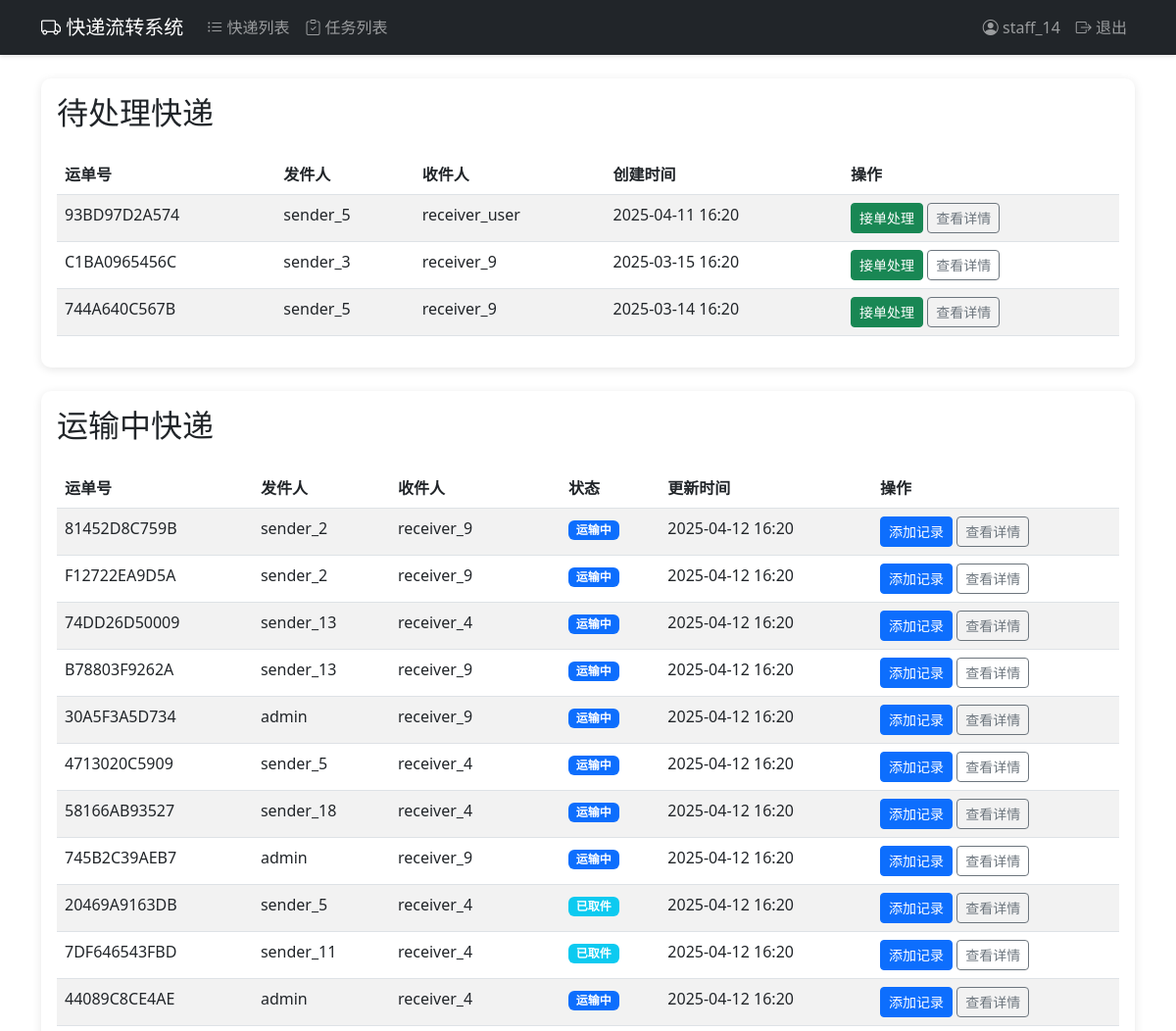
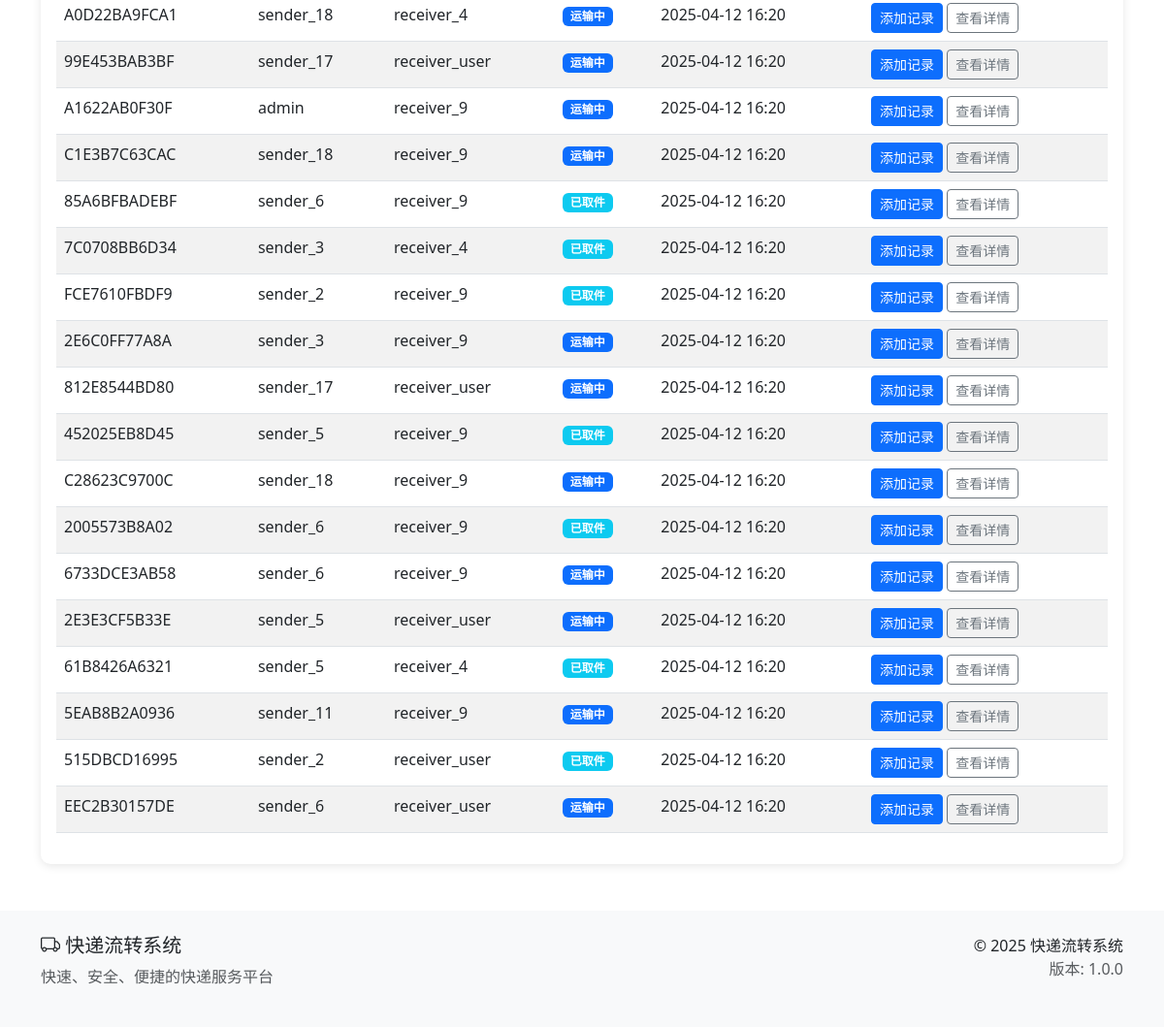
/logistics/tasks/ (signed in), run on the app's committed database (2 pictures, top to bottom).
### users/models.py (models this page shows, shortened)
class User(AbstractUser):
    USER_TYPE_CHOICES = (
        ('sender', '发件人'),
        ('receiver', '收件人'),
        ('staff', '物流人员'),
        ('admin', '管理员'),
    )
    user_type = models.CharField(max_length=10, choices=USER_TYPE_CHOICES, default='sender', verbose_name='用户类型')
    phone = models.CharField(max_length=15, blank=True, verbose_name='电话号码')
    address = models.TextField(blank=True, verbose_name='地址')
    class Meta:
        verbose_name = '用户'
        verbose_name_plural = '用户'
        ordering = ['-date_joined']

### shipments/models.py (models this page shows, shortened)
class Shipment(models.Model):
    STATUS_CHOICES = (
        ('pending', '待处理'),
        ('picked_up', '已取件'),
        ('in_transit', '运输中'),
        ('delivered', '已送达'),
        ('completed', '已完成'),
    )
    tracking_number = models.CharField(max_length=20, unique=True, verbose_name='运单号')
    sender = models.ForeignKey(
        settings.AUTH_USER_MODEL,
        on_delete=models.CASCADE,
        related_name='sent_shipments',
        verbose_name='发件人'
    )
    receiver = models.ForeignKey(
        settings.AUTH_USER_MODEL,
        on_delete=models.CASCADE,
        related_name='received_shipments',
        verbose_name='收件人'
    )
    status = models.CharField(max_length=20, choices=STATUS_CHOICES, default='pending', verbose_name='状态')
    weight = models.DecimalField(max_digits=5, decimal_places=2, verbose_name='重量(kg)')
    description = models.TextField(verbose_name='包裹描述')
    pickup_address = models.TextField(verbose_name='取件地址')
    delivery_address = models.TextField(verbose_name='送达地址')
    created_at = models.DateTimeField(auto_now_add=True, verbose_name='创建时间')
    updated_at = models.DateTimeField(auto_now=True, verbose_name='更新时间')
    estimated_delivery = models.DateTimeField(null=True, blank=True, verbose_name='预计送达时间')
    class Meta:
        verbose_name = '快递单'
        verbose_name_plural = '快递单'
        ordering = ['-created_at']
        indexes = [
            models.Index(fields=['tracking_number']),
            models.Index(fields=['status']),
            models.Index(fields=['created_at']),
        ]

### logistics/views.py (the view)
# urls.py: path('tasks/', views.task_list, name='task_list'),
@login_required
def task_list(request):
    if request.user.user_type != 'staff':
        messages.error(request, '只有物流人员才能查看任务列表！')
        return redirect('shipments:home')
    pending_shipments = Shipment.objects.filter(status='pending')
    in_transit_shipments = Shipment.objects.filter(status__in=['picked_up', 'in_transit'])
    context = {
        'pending_shipments': pending_shipments,
        'in_transit_shipments': in_transit_shipments
    }
    return render(request, 'logistics/task_list.html', context)

### templates/logistics/task_list.html (shortened to what this page needs)
{% extends 'base.html' %}
{% block content %}
<div class="row">
    <div class="col-md-12">
        <div class="card mb-4">
            <div class="card-body">
                <h2 class="card-title mb-4">待处理快递</h2>
                {% if pending_shipments %}
                    <div class="table-responsive">
                        <table class="table table-striped">
                            <thead>
                                <tr>
                                    <th>运单号</th>
                                    <th>发件人</th>
                                    <th>收件人</th>
                                    <th>创建时间</th>
                                    <th>操作</th>
                                </tr>
                            </thead>
                            <tbody>
                                {% for shipment in pending_shipments %}
                                    <tr>
                                        <td>{{ shipment.tracking_number }}</td>
                                        <td>{{ shipment.sender.username }}</td>
                                        <td>{{ shipment.receiver.username }}</td>
                                        <td>{{ shipment.created_at|date:"Y-m-d H:i" }}</td>
                                        <td>
                                            <a href="{% url 'logistics:create_record' shipment.tracking_number %}" class="btn btn-sm btn-success">接单处理</a>
                                            <a href="{% url 'shipments:shipment_detail' shipment.tracking_number %}" class="btn btn-sm btn-outline-secondary">查看详情</a>
                                        </td>
                                    </tr>
                                {% endfor %}
                            </tbody>
                        </table>
                    </div>
                {% else %}
                    <div class="alert alert-info">
                        暂无待处理快递
                    </div>
                {% endif %}
            </div>
        </div>
    </div>
</div>
<div class="row">
    <div class="col-md-12">
        <div class="card">
            <div class="card-body">
                <h2 class="card-title mb-4">运输中快递</h2>
                {% if in_transit_shipments %}
                    <div class="table-responsive">
                        <table class="table table-striped">
                            <thead>
                                <tr>
                                    <th>运单号</th>
                                    <th>发件人</th>
                                    <th>收件人</th>
                                    <th>状态</th>
                                    <th>更新时间</th>
                                    <th>操作</th>
                                </tr>
                            </thead>
                            <tbody>
                                {% for shipment in in_transit_shipments %}
                                    <tr>
                                        <td>{{ shipment.tracking_number }}</td>
                                        <td>{{ shipment.sender.username }}</td>
                                        <td>{{ shipment.receiver.username }}</td>
                                        <td>
                                            {% if shipment.status == 'picked_up' %}
                                                <span class="badge bg-info">已取件</span>
                                            {% elif shipment.status == 'in_transit' %}
                                                <span class="badge bg-primary">运输中</span>
                                            {% endif %}
                                        </td>
                                        <td>{{ shipment.updated_at|date:"Y-m-d H:i" }}</td>
                                        <td>
                                            <a href="{% url 'logistics:create_record' shipment.tracking_number %}" class="btn btn-sm btn-primary">添加记录</a>
                                            <a href="{% url 'shipments:shipment_detail' shipment.tracking_number %}" class="btn btn-sm btn-outline-secondary">查看详情</a>
                                        </td>
                                    </tr>
                                {% endfor %}
                            </tbody>
                        </table>
                    </div>
                {% else %}
                    <div class="alert alert-info">
                        暂无运输中快递
                    </div>
                {% endif %}
            </div>
        </div>
    </div>
</div>
{% endblock %}

### templates/base.html (shortened to what this page needs)
<!DOCTYPE html>
{% load static %}
<html lang="zh">
<head>
    <link href="https://cdn.jsdelivr.net/npm/bootstrap@5.3.0/dist/css/bootstrap.min.css" rel="stylesheet">
    <link href="https://cdn.jsdelivr.net/npm/bootstrap-icons@1.11.0/font/bootstrap-icons.css" rel="stylesheet">
    <link href="{% static 'css/style.css' %}" rel="stylesheet">
</head>
<body>
    <nav class="navbar navbar-expand-lg navbar-dark bg-dark">
        <div class="container">
            <a class="navbar-brand" href="{% url 'shipments:home' %}">
                <i class="bi bi-truck"></i> 快递流转系统
            </a>
            <div class="collapse navbar-collapse" id="navbarNav">
                <ul class="navbar-nav me-auto">
                    <li class="nav-item">
                        <a class="nav-link" href="{% url 'shipments:shipment_list' %}">
                            <i class="bi bi-list-ul"></i> 快递列表
                        </a>
                    </li>
                    {% if user.is_authenticated %}
                        {% if user.user_type == 'staff' %}
                        <li class="nav-item">
                            <a class="nav-link" href="{% url 'logistics:task_list' %}">
                                <i class="bi bi-clipboard-check"></i> 任务列表
                            </a>
                        </li>
                        {% endif %}
                    {% endif %}
                </ul>
                <ul class="navbar-nav">
                    {% if user.is_authenticated %}
                        <li class="nav-item">
                            <a class="nav-link" href="{% url 'users:profile' %}">
                                <i class="bi bi-person-circle"></i> {{ user.username }}
                            </a>
                        </li>
                        <li class="nav-item">
                            <a class="nav-link" href="{% url 'users:logout' %}">
                                <i class="bi bi-box-arrow-right"></i> 退出
                            </a>
                        </li>
                    {% endif %}
                </ul>
            </div>
        </div>
    </nav>
    <div class="container mt-4">
        {% block content %}
        {% endblock %}
    </div>
    <footer class="bg-light py-4 mt-5">
        <div class="container">
            <div class="row">
                <div class="col-md-6">
                    <h5><i class="bi bi-truck"></i> 快递流转系统</h5>
                    <p class="text-muted">快速、安全、便捷的快递服务平台</p>
                </div>
                <div class="col-md-6 text-end">
                    <p class="mb-0">&copy; 2025 快递流转系统</p>
                    <p class="mb-0 text-muted">版本: 1.0.0</p>
                </div>
            </div>
        </div>
    </footer>
</body>
</html>

### static/css/style.css (style rules this page uses)
body { min-height: 100vh; display: flex; flex-direction: column; }
.navbar { box-shadow: 0 2px 4px rgba(0, 0, 0, 0.1); }
.container { flex: 1; }
.card { box-shadow: 0 2px 10px rgba(0, 0, 0, 0.1); border: none; border-radius: 10px; }

### data on the page
User: username "staff_14"
Shipment: tracking_number "93BD97D2A574", sender.username "sender_5", receiver.username "receiver_user", created_at "2025-04-11 16:20"
Shipment: tracking_number "C1BA0965456C", sender.username "sender_3", receiver.username "receiver_9", created_at "2025-03-15 16:20"
Shipment: tracking_number "744A640C567B", sender.username "sender_5", receiver.username "receiver_9", created_at "2025-03-14 16:20"
Shipment: tracking_number "81452D8C759B", sender.username "sender_2", receiver.username "receiver_9", status "运输中", updated_at "2025-04-12 16:20"
Shipment: tracking_number "F12722EA9D5A", sender.username "sender_2", receiver.username "receiver_9", status "运输中", updated_at "2025-04-12 16:20"
Shipment: tracking_number "74DD26D50009", sender.username "sender_13", receiver.username "receiver_4", status "运输中", updated_at "2025-04-12 16:20"
Shipment: tracking_number "B78803F9262A", sender.username "sender_13", receiver.username "receiver_9", status "运输中", updated_at "2025-04-12 16:20"
Shipment: tracking_number "30A5F3A5D734", sender.username "admin", receiver.username "receiver_9", status "运输中", updated_at "2025-04-12 16:20"
Shipment: tracking_number "4713020C5909", sender.username "sender_5", receiver.username "receiver_4", status "运输中", updated_at "2025-04-12 16:20"
Shipment: tracking_number "58166AB93527", sender.username "sender_18", receiver.username "receiver_4", status "运输中", updated_at "2025-04-12 16:20"
Shipment: tracking_number "745B2C39AEB7", sender.username "admin", receiver.username "receiver_9", status "运输中", updated_at "2025-04-12 16:20"
Shipment: tracking_number "20469A9163DB", sender.username "sender_5", receiver.username "receiver_4", status "已取件", updated_at "2025-04-12 16:20"
Shipment: tracking_number "7DF646543FBD", sender.username "sender_11", receiver.username "receiver_4", status "已取件", updated_at "2025-04-12 16:20"
Shipment: tracking_number "44089C8CE4AE", sender.username "admin", receiver.username "receiver_4", status "运输中", updated_at "2025-04-12 16:20"
Shipment: tracking_number "A0D22BA9FCA1", sender.username "sender_18", receiver.username "receiver_4", status "运输中", updated_at "2025-04-12 16:20"
Shipment: tracking_number "99E453BAB3BF", sender.username "sender_17", receiver.username "receiver_user", status "运输中", updated_at "2025-04-12 16:20"
Shipment: tracking_number "A1622AB0F30F", sender.username "admin", receiver.username "receiver_9", status "运输中", updated_at "2025-04-12 16:20"
Shipment: tracking_number "C1E3B7C63CAC", sender.username "sender_18", receiver.username "receiver_9", status "运输中", updated_at "2025-04-12 16:20"
Shipment: tracking_number "85A6BFBADEBF", sender.username "sender_6", receiver.username "receiver_9", status "已取件", updated_at "2025-04-12 16:20"
Shipment: tracking_number "7C0708BB6D34", sender.username "sender_3", receiver.username "receiver_4", status "已取件", updated_at "2025-04-12 16:20"
Shipment: tracking_number "FCE7610FBDF9", sender.username "sender_2", receiver.username "receiver_9", status "已取件", updated_at "2025-04-12 16:20"
Shipment: tracking_number "2E6C0FF77A8A", sender.username "sender_3", receiver.username "receiver_9", status "运输中", updated_at "2025-04-12 16:20"
Shipment: tracking_number "812E8544BD80", sender.username "sender_17", receiver.username "receiver_user", status "运输中", updated_at "2025-04-12 16:20"
Shipment: tracking_number "452025EB8D45", sender.username "sender_5", receiver.username "receiver_9", status "已取件", updated_at "2025-04-12 16:20"
Shipment: tracking_number "C28623C9700C", sender.username "sender_18", receiver.username "receiver_9", status "运输中", updated_at "2025-04-12 16:20"
Shipment: tracking_number "2005573B8A02", sender.username "sender_6", receiver.username "receiver_9", status "已取件", updated_at "2025-04-12 16:20"
Shipment: tracking_number "6733DCE3AB58", sender.username "sender_6", receiver.username "receiver_9", status "运输中", updated_at "2025-04-12 16:20"
Shipment: tracking_number "2E3E3CF5B33E", sender.username "sender_5", receiver.username "receiver_user", status "运输中", updated_at "2025-04-12 16:20"
Shipment: tracking_number "61B8426A6321", sender.username "sender_5", receiver.username "receiver_4", status "已取件", updated_at "2025-04-12 16:20"
Shipment: tracking_number "5EAB8B2A0936", sender.username "sender_11", receiver.username "receiver_9", status "运输中", updated_at "2025-04-12 16:20"
Shipment: tracking_number "515DBCD16995", sender.username "sender_2", receiver.username "receiver_user", status "已取件", updated_at "2025-04-12 16:20"
Shipment: tracking_number "EEC2B30157DE", sender.username "sender_6", receiver.username "receiver_user", status "运输中", updated_at "2025-04-12 16:20"
